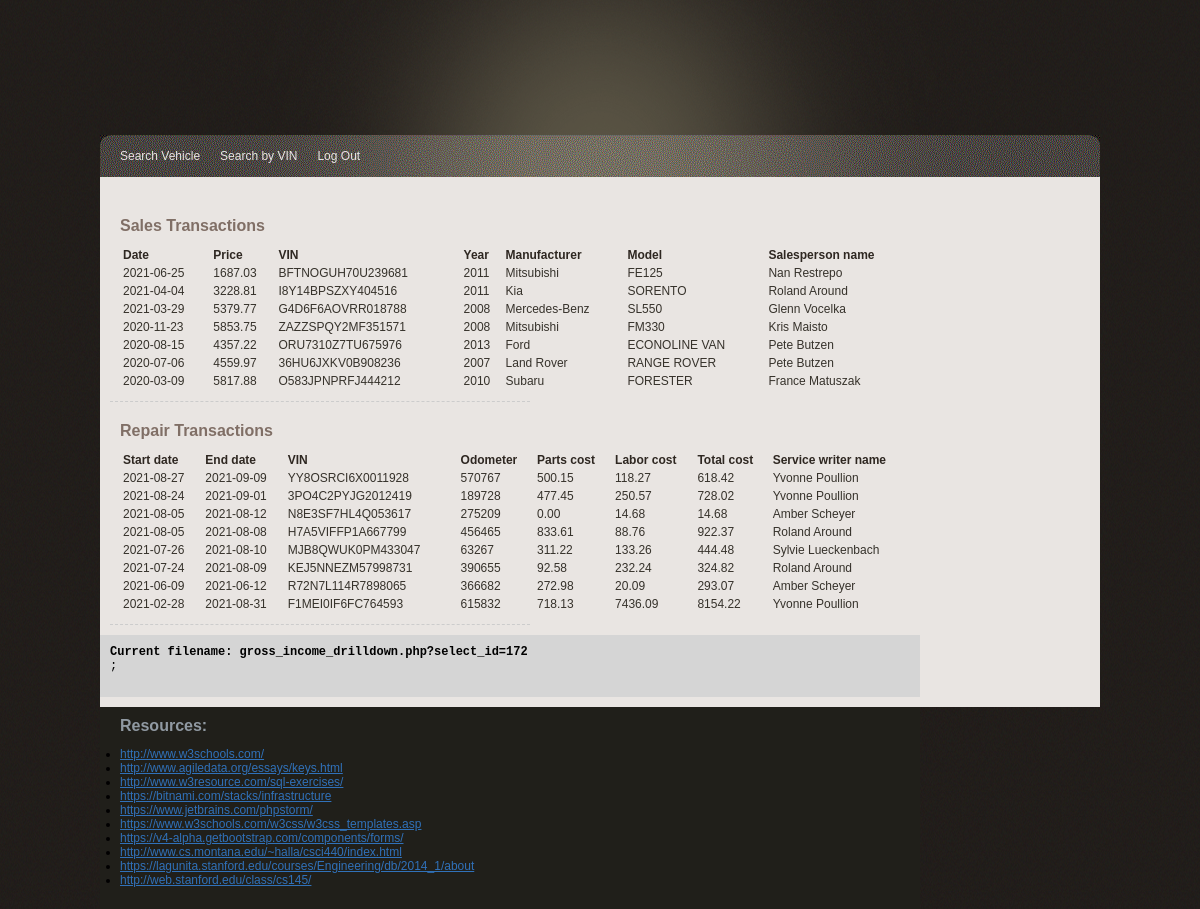
Screenshot of /Phase_3/gross_income_drilldown.php?select_id=172 (signed in) with the database file from the repository.
### tables this page shows
CREATE TABLE Repair (
  VIN varchar(17) NOT NULL,
  StartDate date NOT NULL,
  CustomerID int NOT NULL,
  EndDate date NULL,
  Odometer int NULL,
  LaborCharges float NULL,
  Description varchar(1000) NOT NULL,
  ServiceWriterUsername varchar(200) NOT NULL,
  PRIMARY KEY (VIN, StartDate)
);

### Phase_3/lib/sqlLib.php (called while the page is built, shortened)
<?php
function get_income_drilldown_by_sales($id) {
    return "SELECT DateSold, SoldPrice, VIN, ModelYear, ManufacturerName, ModelName, SalespeopleName
            FROM (SELECT CustomerID, DateSold, SoldPrice, VIN, ModelYear, ManufacturerName, ModelName,
                CONCAT(u.FirstName,' ',u.LastName) AS SalespeopleName
                FROM Vehicle v
                JOIN User u ON v.SalespeopleUsername = u.Username
                WHERE CustomerID IS NOT NULL) sales_income
            WHERE CustomerID = $id
            ORDER BY DateSold DESC, VIN";
}
function get_income_drilldown_by_repairs($id) {
    return "SELECT StartDate, EndDate, VIN, Odometer, PartsCost, LaborCharges, ROUND(PartsCost+LaborCharges, 2) AS TotalCost, ServiceWriterName
            FROM (SELECT CustomerID, r.StartDate, COALESCE(EndDate, '') AS EndDate, r.VIN, Odometer, LaborCharges,
                ROUND(SUM(COALESCE((UnitPrice*QuantityUsed), 0)), 2) AS PartsCost, CONCAT(u.FirstName,' ',u.LastName) AS ServiceWriterName
                FROM Repair r
                LEFT JOIN Part p ON r.VIN = p.VIN AND r.StartDate = p.StartDate
                JOIN User u ON r.ServiceWriterUsername = u.Username
                GROUP BY r.VIN, r.StartDate) repair_income
            WHERE CustomerID = $id
            ORDER BY EndDate IS NOT NULL, StartDate DESC, EndDate DESC, VIN";
}
?>

### Phase_3/gross_income_drilldown.php (the view, shortened to what this page needs)
<?php
include('lib/common.php');
include('lib/sqlLib.php');
$select_id = $_GET['select_id'];
?>
<?php include("lib/header.php"); ?>
	</head>
	<body>
        <div id="main_container">
		    <?php include("lib/menu.php"); ?>
			<div class="center_content">
				<div class="center_left">
					<div class="features">
						<div class="profile_section">
                        	<div class="subtitle">Sales Transactions</div>
							<table style="width: 200%;">
								<tr>
									<td class="heading">Date</td>
									<td class="heading">Price</td>
									<td class="heading">VIN</td>
									<td class="heading">Year</td>
									<td class="heading">Manufacturer</td>
                                    <td class="heading">Model</td>
                                    <td class="heading">Salesperson name</td>
								</tr>
								<?php
									$query = get_income_drilldown_by_sales($select_id);
									$result = mysqli_query($db, $query);
									while ($row = mysqli_fetch_array($result, MYSQLI_ASSOC)){
										print "<tr>";
										print "<td>{$row['DateSold']}</td>";
										print "<td>{$row['SoldPrice']}</td>";
										print "<td>{$row['VIN']}</td>";
										print "<td>{$row['ModelYear']}</td>";
										print "<td>{$row['ManufacturerName']}</td>";
                                        print "<td>{$row['ModelName']}</td>";
                                        print "<td>{$row['SalespeopleName']}</td>";
										print "</tr>";
									}
								?>
							</table>
						</div>
                        <div class="profile_section">
                        	<div class="subtitle">Repair Transactions</div>
							<table style="width: 200%;">
								<tr>
									<td class="heading">Start date</td>
                                    <td class="heading">End date</td>
									<td class="heading">VIN</td>
									<td class="heading">Odometer</td>
									<td class="heading">Parts cost</td>
                                    <td class="heading">Labor cost</td>
                                    <td class="heading">Total cost</td>
                                    <td class="heading">Service writer name</td>
								</tr>
								<?php
									$query = get_income_drilldown_by_repairs($select_id);
									$result = mysqli_query($db, $query);
									while ($row = mysqli_fetch_array($result, MYSQLI_ASSOC)){
										print "<tr>";
										print "<td>{$row['StartDate']}</td>";
										print "<td>{$row['EndDate']}</td>";
										print "<td>{$row['VIN']}</td>";
										print "<td>{$row['Odometer']}</td>";
										print "<td>{$row['PartsCost']}</td>";
                                        print "<td>{$row['LaborCharges']}</td>";
                                        print "<td>{$row['TotalCost']}</td>";
                                        print "<td>{$row['ServiceWriterName']}</td>";
										print "</tr>";
									}
								?>
							</table>
						</div>
					 </div>
				</div>
                <?php include("lib/error.php"); ?>
			</div>
               <?php include("lib/footer.php"); ?>
		</div>
	</body>
</html>

### Phase_3/css/gtonline_style.css (style rules this page uses)
body { background:url(../img/bg.gif) repeat #000000; padding:0; font-family: Verdana, Geneva, sans-serif; font-size:12px; margin:auto auto auto auto; color:#36322b; }
table { width: 100%; }
th, td { padding: 1px; text-align: left; }
#main_container { width:1000px; height:auto; margin:auto; padding:0px; }
.heading { font-size:12px; color:#2e2721; font-weight:bold; }
.subtitle { width: 600px; font-family: Verdana, Geneva, sans-serif; font-weight:bold; font-size:16px; color:#806F66; padding:10px 0px 10px 0px; }
.center_content { width:1000px; height:auto; padding:10px 0px 10px 0px; clear:both; background-color:#E9E5E2; }
.center_left { width:600px; float:left; padding:10px 10px 10px 10px; }
.profile_section { float:left; width:400px; border-bottom:1px #CCCCCC dashed; padding:10px 10px 10px 10px; }

### rows the page displays
repair: StartDate "2021-08-27", EndDate "2021-09-09", VIN "YY8OSRCI6X0011928", Odometer "570767", PartsCost "500.15", LaborCharges "118.27", TotalCost "618.42", ServiceWriterName "Yvonne Poullion"
repair: StartDate "2021-08-24", EndDate "2021-09-01", VIN "3PO4C2PYJG2012419", Odometer "189728", PartsCost "477.45", LaborCharges "250.57", TotalCost "728.02", ServiceWriterName "Yvonne Poullion"
repair: StartDate "2021-08-05", EndDate "2021-08-12", VIN "N8E3SF7HL4Q053617", Odometer "275209", PartsCost "0.00", LaborCharges "14.68", TotalCost "14.68", ServiceWriterName "Amber Scheyer"
repair: StartDate "2021-08-05", EndDate "2021-08-08", VIN "H7A5VIFFP1A667799", Odometer "456465", PartsCost "833.61", LaborCharges "88.76", TotalCost "922.37", ServiceWriterName "Roland Around"
repair: StartDate "2021-07-26", EndDate "2021-08-10", VIN "MJB8QWUK0PM433047", Odometer "63267", PartsCost "311.22", LaborCharges "133.26", TotalCost "444.48", ServiceWriterName "Sylvie Lueckenbach"
repair: StartDate "2021-07-24", EndDate "2021-08-09", VIN "KEJ5NNEZM57998731", Odometer "390655", PartsCost "92.58", LaborCharges "232.24", TotalCost "324.82", ServiceWriterName "Roland Around"
repair: StartDate "2021-06-09", EndDate "2021-06-12", VIN "R72N7L114R7898065", Odometer "366682", PartsCost "272.98", LaborCharges "20.09", TotalCost "293.07", ServiceWriterName "Amber Scheyer"
repair: StartDate "2021-02-28", EndDate "2021-08-31", VIN "F1MEI0IF6FC764593", Odometer "615832", PartsCost "718.13", LaborCharges "7436.09", TotalCost "8154.22", ServiceWriterName "Yvonne Poullion"

### other values shown
$row['DateSold'] "2021-06-25"
$row['SoldPrice'] "1687.03"
$row['VIN'] "BFTNOGUH70U239681"
$row['ModelYear'] "2011"
$row['ManufacturerName'] "Mitsubishi"
$row['ModelName'] "FE125"
$row['SalespeopleName'] "Nan Restrepo"
$row['DateSold'] "2021-04-04"
$row['SoldPrice'] "3228.81"
$row['VIN'] "I8Y14BPSZXY404516"
$row['ManufacturerName'] "Kia"
$row['ModelName'] "SORENTO"
$row['SalespeopleName'] "Roland Around"
$row['DateSold'] "2021-03-29"
$row['SoldPrice'] "5379.77"
